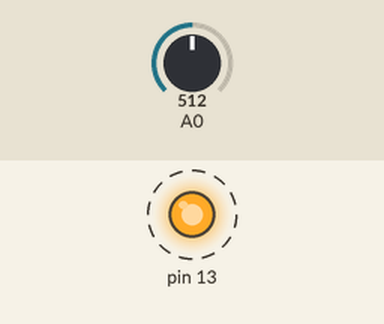
Recording of a program running on a simulated Arduino Nano, built with avr-gcc and run on an emulated ATmega328P. Parts: output pins drawn as LEDs (lit = HIGH). Dashed ring = blinking. The test bench sets the inputs (shaded band); at power-on: A0 = 512. What the program prints to the serial monitor is not drawn.

Above: at 0.4 s.
Timing chart, 0 to 4.6 s (numbered marks = the images above):
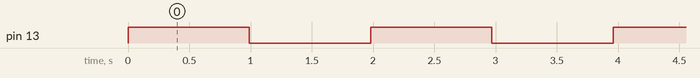

Measured:
- by itself, pin 13: alternates HIGH for 0.99 s and LOW for 0.99 s

The program:

main.cpp
```cpp
#include "Arduino.h"
#include "Arduino_FreeRTOS.h"
#include "Blink.h"
#include "Analog.h"


void setup(){
    xTaskCreate(blink, "blink", 128, NULL, 3, NULL);
    xTaskCreate(read, "blink", 128, NULL, 3, NULL);
}

void loop(){

}
```
